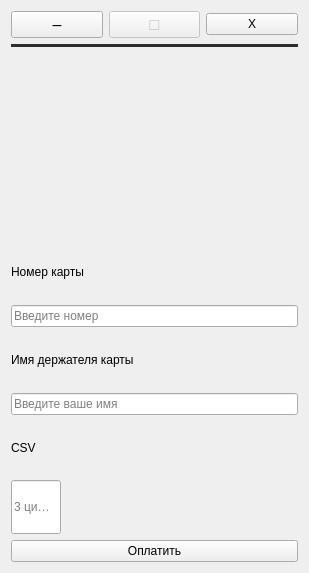
<?xml version="1.0" encoding="UTF-8"?>
<ui version="4.0">
 <class>Form</class>
 <widget class="QWidget" name="Form">
  <property name="geometry">
   <rect>
    <x>0</x>
    <y>0</y>
    <width>309</width>
    <height>573</height>
   </rect>
  </property>
  <property name="windowTitle">
   <string>Form</string>
  </property>
  <layout class="QGridLayout" name="gridLayout">
   <item row="1" column="0">
    <widget class="Line" name="line">
     <property name="styleSheet">
      <string notr="true">background-color: #2d2d30; </string>
     </property>
     <property name="lineWidth">
      <number>0</number>
     </property>
     <property name="midLineWidth">
      <number>0</number>
     </property>
     <property name="orientation">
      <enum>Qt::Horizontal</enum>
     </property>
    </widget>
   </item>
   <item row="6" column="0">
    <widget class="QPushButton" name="purchase_button_pay">
     <property name="text">
      <string>Оплатить</string>
     </property>
    </widget>
   </item>
   <item row="5" column="0">
    <layout class="QVBoxLayout" name="verticalLayout">
     <item>
      <widget class="QLabel" name="label">
       <property name="text">
        <string>Номер карты</string>
       </property>
      </widget>
     </item>
     <item>
      <widget class="QLineEdit" name="number_line_edit">
       <property name="maximumSize">
        <size>
         <width>16777215</width>
         <height>16777215</height>
        </size>
       </property>
       <property name="maxLength">
        <number>16</number>
       </property>
       <property name="placeholderText">
        <string>Введите номер</string>
       </property>
      </widget>
     </item>
     <item>
      <widget class="QLabel" name="label_3">
       <property name="text">
        <string>Имя держателя карты</string>
       </property>
      </widget>
     </item>
     <item>
      <widget class="QLineEdit" name="name_line_edit">
       <property name="maximumSize">
        <size>
         <width>16777215</width>
         <height>16777215</height>
        </size>
       </property>
       <property name="maxLength">
        <number>30</number>
       </property>
       <property name="placeholderText">
        <string>Введите ваше имя</string>
       </property>
      </widget>
     </item>
     <item>
      <widget class="QLabel" name="label_2">
       <property name="text">
        <string>СSV</string>
       </property>
      </widget>
     </item>
     <item>
      <widget class="QLineEdit" name="csv_line_edit">
       <property name="maximumSize">
        <size>
         <width>50</width>
         <height>100</height>
        </size>
       </property>
       <property name="maxLength">
        <number>3</number>
       </property>
       <property name="placeholderText">
        <string>3 цифры</string>
       </property>
      </widget>
     </item>
    </layout>
   </item>
   <item row="0" column="0">
    <layout class="QHBoxLayout" name="horizontalLayout">
     <item>
      <widget class="QPushButton" name="minimizeButton">
       <property name="font">
        <font>
         <pointsize>12</pointsize>
        </font>
       </property>
       <property name="cursor">
        <cursorShape>PointingHandCursor</cursorShape>
       </property>
       <property name="styleSheet">
        <string notr="true"/>
       </property>
       <property name="text">
        <string>–</string>
       </property>
      </widget>
     </item>
     <item>
      <widget class="QPushButton" name="maximizeButton">
       <property name="enabled">
        <bool>false</bool>
       </property>
       <property name="font">
        <font>
         <pointsize>12</pointsize>
        </font>
       </property>
       <property name="cursor">
        <cursorShape>ForbiddenCursor</cursorShape>
       </property>
       <property name="styleSheet">
        <string notr="true"/>
       </property>
       <property name="text">
        <string>□</string>
       </property>
      </widget>
     </item>
     <item>
      <widget class="QPushButton" name="exitButton">
       <property name="cursor">
        <cursorShape>PointingHandCursor</cursorShape>
       </property>
       <property name="styleSheet">
        <string notr="true"/>
       </property>
       <property name="text">
        <string>X</string>
       </property>
       <property name="shortcut">
        <string>Esc</string>
       </property>
      </widget>
     </item>
    </layout>
   </item>
   <item row="2" column="0">
    <layout class="QHBoxLayout" name="horizontalLayout_2">
     <item>
      <widget class="QLabel" name="purchase_image_label">
       <property name="maximumSize">
        <size>
         <width>150</width>
         <height>150</height>
        </size>
       </property>
       <property name="text">
        <string/>
       </property>
       <property name="pixmap">
        <pixmap>../resources/images/payment_logo.png</pixmap>
       </property>
       <property name="scaledContents">
        <bool>true</bool>
       </property>
       <property name="alignment">
        <set>Qt::AlignCenter</set>
       </property>
       <property name="margin">
        <number>20</number>
       </property>
      </widget>
     </item>
    </layout>
   </item>
   <item row="4" column="0">
    <widget class="QLabel" name="payment_position_label">
     <property name="maximumSize">
      <size>
       <width>300</width>
       <height>30</height>
      </size>
     </property>
     <property name="text">
      <string/>
     </property>
     <property name="alignment">
      <set>Qt::AlignCenter</set>
     </property>
     <property name="wordWrap">
      <bool>true</bool>
     </property>
    </widget>
   </item>
  </layout>
 </widget>
 <resources/>
 <connections/>
</ui>
